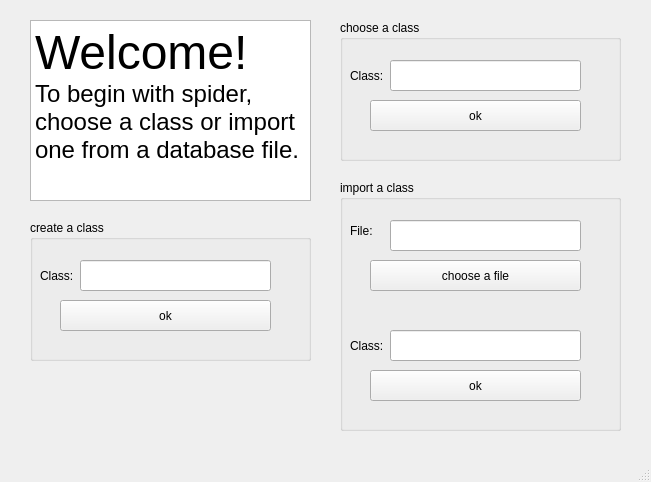
<?xml version="1.0" encoding="UTF-8"?>
<ui version="4.0">
 <class>MainWindow</class>
 <widget class="QMainWindow" name="MainWindow">
  <property name="geometry">
   <rect>
    <x>0</x>
    <y>0</y>
    <width>651</width>
    <height>482</height>
   </rect>
  </property>
  <property name="windowTitle">
   <string>MainWindow</string>
  </property>
  <widget class="QWidget" name="centralwidget">
   <widget class="QGroupBox" name="groupBox">
    <property name="geometry">
     <rect>
      <x>340</x>
      <y>20</y>
      <width>281</width>
      <height>141</height>
     </rect>
    </property>
    <property name="title">
     <string>choose a class</string>
    </property>
    <widget class="QLineEdit" name="chsLine">
     <property name="geometry">
      <rect>
       <x>50</x>
       <y>40</y>
       <width>191</width>
       <height>31</height>
      </rect>
     </property>
    </widget>
    <widget class="QPushButton" name="chsOK">
     <property name="geometry">
      <rect>
       <x>30</x>
       <y>80</y>
       <width>211</width>
       <height>31</height>
      </rect>
     </property>
     <property name="text">
      <string>ok</string>
     </property>
    </widget>
    <widget class="QLabel" name="label_3">
     <property name="geometry">
      <rect>
       <x>10</x>
       <y>40</y>
       <width>71</width>
       <height>31</height>
      </rect>
     </property>
     <property name="text">
      <string>Class:</string>
     </property>
    </widget>
   </widget>
   <widget class="QGroupBox" name="groupBox_2">
    <property name="geometry">
     <rect>
      <x>340</x>
      <y>180</y>
      <width>281</width>
      <height>251</height>
     </rect>
    </property>
    <property name="title">
     <string>import a class</string>
    </property>
    <widget class="QPushButton" name="impBut">
     <property name="geometry">
      <rect>
       <x>30</x>
       <y>80</y>
       <width>211</width>
       <height>31</height>
      </rect>
     </property>
     <property name="text">
      <string>choose a file</string>
     </property>
    </widget>
    <widget class="QLineEdit" name="impLine">
     <property name="geometry">
      <rect>
       <x>50</x>
       <y>40</y>
       <width>191</width>
       <height>31</height>
      </rect>
     </property>
     <property name="text">
      <string/>
     </property>
    </widget>
    <widget class="QPushButton" name="impOK">
     <property name="geometry">
      <rect>
       <x>30</x>
       <y>190</y>
       <width>211</width>
       <height>31</height>
      </rect>
     </property>
     <property name="text">
      <string>ok</string>
     </property>
    </widget>
    <widget class="QLineEdit" name="ClassName">
     <property name="geometry">
      <rect>
       <x>50</x>
       <y>150</y>
       <width>191</width>
       <height>31</height>
      </rect>
     </property>
     <property name="text">
      <string/>
     </property>
    </widget>
    <widget class="QLabel" name="label">
     <property name="geometry">
      <rect>
       <x>10</x>
       <y>150</y>
       <width>71</width>
       <height>31</height>
      </rect>
     </property>
     <property name="text">
      <string>Class:</string>
     </property>
    </widget>
    <widget class="QLabel" name="label_2">
     <property name="geometry">
      <rect>
       <x>10</x>
       <y>40</y>
       <width>54</width>
       <height>21</height>
      </rect>
     </property>
     <property name="text">
      <string>File:</string>
     </property>
    </widget>
   </widget>
   <widget class="QTextBrowser" name="textBrowser">
    <property name="geometry">
     <rect>
      <x>30</x>
      <y>20</y>
      <width>281</width>
      <height>181</height>
     </rect>
    </property>
    <property name="html">
     <string>&lt;!DOCTYPE HTML PUBLIC &quot;-//W3C//DTD HTML 4.0//EN&quot; &quot;http://www.w3.org/TR/REC-html40/strict.dtd&quot;&gt;
&lt;html&gt;&lt;head&gt;&lt;meta name=&quot;qrichtext&quot; content=&quot;1&quot; /&gt;&lt;style type=&quot;text/css&quot;&gt;
p, li { white-space: pre-wrap; }
&lt;/style&gt;&lt;/head&gt;&lt;body style=&quot; font-family:'SimSun'; font-size:9pt; font-weight:400; font-style:normal;&quot;&gt;
&lt;p style=&quot; margin-top:0px; margin-bottom:0px; margin-left:0px; margin-right:0px; -qt-block-indent:0; text-indent:0px;&quot;&gt;&lt;span style=&quot; font-size:36pt;&quot;&gt;Welcome!&lt;/span&gt;&lt;/p&gt;
&lt;p style=&quot; margin-top:0px; margin-bottom:0px; margin-left:0px; margin-right:0px; -qt-block-indent:0; text-indent:0px;&quot;&gt;&lt;span style=&quot; font-size:18pt;&quot;&gt;To begin with spider, choose a class or import one from a database file.&lt;/span&gt;&lt;/p&gt;&lt;/body&gt;&lt;/html&gt;</string>
    </property>
   </widget>
   <widget class="QGroupBox" name="groupBox_3">
    <property name="geometry">
     <rect>
      <x>30</x>
      <y>220</y>
      <width>281</width>
      <height>141</height>
     </rect>
    </property>
    <property name="title">
     <string>create a class</string>
    </property>
    <widget class="QLineEdit" name="crtLine">
     <property name="geometry">
      <rect>
       <x>50</x>
       <y>40</y>
       <width>191</width>
       <height>31</height>
      </rect>
     </property>
    </widget>
    <widget class="QPushButton" name="crtOK">
     <property name="geometry">
      <rect>
       <x>30</x>
       <y>80</y>
       <width>211</width>
       <height>31</height>
      </rect>
     </property>
     <property name="text">
      <string>ok</string>
     </property>
    </widget>
    <widget class="QLabel" name="label_4">
     <property name="geometry">
      <rect>
       <x>10</x>
       <y>40</y>
       <width>71</width>
       <height>31</height>
      </rect>
     </property>
     <property name="text">
      <string>Class:</string>
     </property>
    </widget>
   </widget>
  </widget>
  <widget class="QMenuBar" name="menubar">
   <property name="geometry">
    <rect>
     <x>0</x>
     <y>0</y>
     <width>651</width>
     <height>22</height>
    </rect>
   </property>
  </widget>
  <widget class="QStatusBar" name="statusbar"/>
 </widget>
 <resources/>
 <connections/>
</ui>
